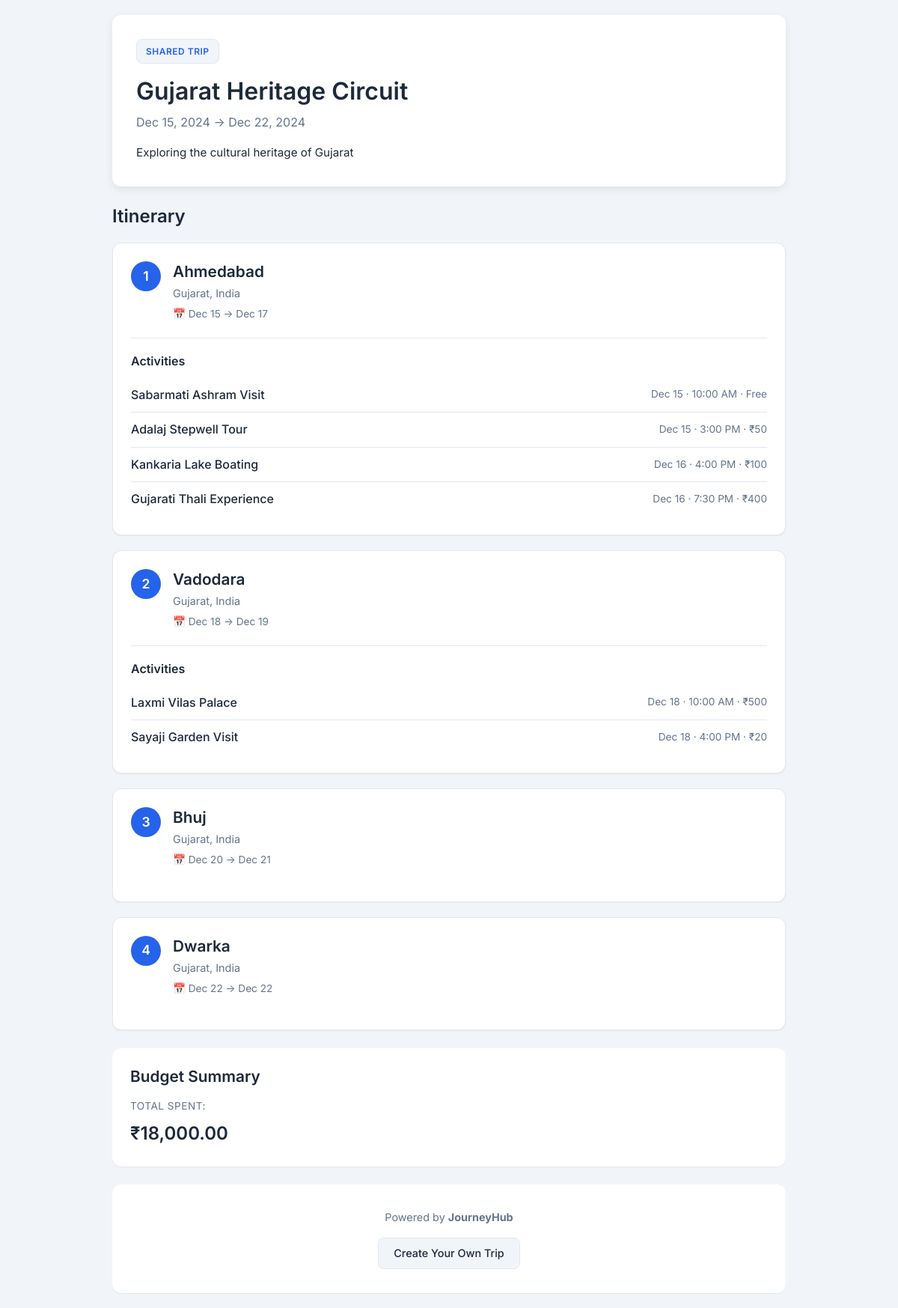
/pages/shared-trip.php?token=gh2024abc, run on the app's committed database.
### tables this page shows
CREATE TABLE IF NOT EXISTS trips (
    id INT UNSIGNED AUTO_INCREMENT PRIMARY KEY,
    user_id INT UNSIGNED NOT NULL,
    name VARCHAR(150) NOT NULL,
    description TEXT NULL,
    start_date DATE NOT NULL,
    end_date DATE NOT NULL,
    cover_image VARCHAR(255) NULL,
    is_public BOOLEAN DEFAULT FALSE,
    share_token VARCHAR(100) NULL UNIQUE,
    created_at TIMESTAMP DEFAULT CURRENT_TIMESTAMP,
    updated_at TIMESTAMP DEFAULT CURRENT_TIMESTAMP ON UPDATE CURRENT_TIMESTAMP,
    FOREIGN KEY (user_id) REFERENCES users(id) ON DELETE CASCADE ON UPDATE CASCADE,
    INDEX idx_user_id (user_id),
    INDEX idx_start_date (start_date),
    INDEX idx_is_public (is_public),
    INDEX idx_share_token (share_token)
);

CREATE TABLE IF NOT EXISTS trip_stops (
    id INT UNSIGNED AUTO_INCREMENT PRIMARY KEY,
    trip_id INT UNSIGNED NOT NULL,
    city_id INT UNSIGNED NOT NULL,
    start_date DATE NOT NULL,
    end_date DATE NOT NULL,
    stop_order INT UNSIGNED NOT NULL COMMENT 'Order of this stop in the trip sequence',
    created_at TIMESTAMP DEFAULT CURRENT_TIMESTAMP,
    FOREIGN KEY (trip_id) REFERENCES trips(id) ON DELETE CASCADE ON UPDATE CASCADE,
    FOREIGN KEY (city_id) REFERENCES cities(id) ON DELETE RESTRICT ON UPDATE CASCADE,
    INDEX idx_trip_id (trip_id),
    INDEX idx_city_id (city_id),
    INDEX idx_stop_order (stop_order)
);

CREATE TABLE IF NOT EXISTS cities (
    id INT UNSIGNED AUTO_INCREMENT PRIMARY KEY,
    city_name VARCHAR(100) NOT NULL,
    state_name VARCHAR(100) NOT NULL,
    country_name VARCHAR(100) NOT NULL,
    cost_index DECIMAL(5,2) DEFAULT 50.00 COMMENT 'Relative cost, 0-100',
    popularity INT DEFAULT 0 COMMENT 'Search ranking weight',
    image VARCHAR(255) NULL,
    created_at TIMESTAMP DEFAULT CURRENT_TIMESTAMP,
    INDEX idx_city_name (city_name),
    INDEX idx_state_name (state_name),
    INDEX idx_country_name (country_name),
    INDEX idx_popularity (popularity),
    INDEX idx_city_country (city_name, country_name)
);

CREATE TABLE IF NOT EXISTS trip_activities (
    id INT UNSIGNED AUTO_INCREMENT PRIMARY KEY,
    trip_stop_id INT UNSIGNED NOT NULL,
    activity_id INT UNSIGNED NOT NULL,
    activity_date DATE NOT NULL,
    activity_time TIME NULL,
    created_at TIMESTAMP DEFAULT CURRENT_TIMESTAMP,
    FOREIGN KEY (trip_stop_id) REFERENCES trip_stops(id) ON DELETE CASCADE ON UPDATE CASCADE,
    FOREIGN KEY (activity_id) REFERENCES activities(id) ON DELETE RESTRICT ON UPDATE CASCADE,
    INDEX idx_trip_stop_id (trip_stop_id),
    INDEX idx_activity_id (activity_id),
    INDEX idx_activity_date (activity_date)
);

CREATE TABLE IF NOT EXISTS activities (
    id INT UNSIGNED AUTO_INCREMENT PRIMARY KEY,
    city_id INT UNSIGNED NOT NULL,
    name VARCHAR(150) NOT NULL,
    type VARCHAR(50) NOT NULL COMMENT 'sightseeing, food, adventure, culture, shopping, entertainment, nature',
    description TEXT NULL,
    cost DECIMAL(10,2) DEFAULT 0.00 COMMENT 'Cost in Indian Rupees (INR)',
    duration VARCHAR(50) NULL COMMENT 'e.g., "2 hours", "Half day", "Full day"',
    image VARCHAR(255) NULL,
    created_at TIMESTAMP DEFAULT CURRENT_TIMESTAMP,
    FOREIGN KEY (city_id) REFERENCES cities(id) ON DELETE RESTRICT ON UPDATE CASCADE,
    INDEX idx_city_id (city_id),
    INDEX idx_type (type),
    INDEX idx_cost (cost),
    CONSTRAINT chk_cost_positive CHECK (cost >= 0)
);

### config/db.php (called while the page is built, shortened)
<?php
function getDBConnection() {
    static $pdo = null;
    if ($pdo !== null) {
        return $pdo;
    }
    try {
        $dsn = "mysql:host=" . DB_HOST . ";dbname=" . DB_NAME . ";charset=utf8mb4";
        $options = [
            PDO::ATTR_ERRMODE => PDO::ERRMODE_EXCEPTION,
            PDO::ATTR_DEFAULT_FETCH_MODE => PDO::FETCH_ASSOC,
            PDO::ATTR_EMULATE_PREPARES => false,
        ];
        $pdo = new PDO($dsn, DB_USER, DB_PASS, $options);
        return $pdo;
    } catch (PDOException $e) {
        die("Database connection failed: " . $e->getMessage() . "\n\nPlease check:\n- MySQL is running in XAMPP\n- Database 'journeyhub' exists\n- Credentials in config/db.php are correct");
    }
}
function getPDO() {
    return getDBConnection();
}

### pages/shared-trip.php (the view, shortened to what this page needs)
<?php
require_once __DIR__ . '/../config/db.php';
$token = $_GET['token'] ?? '';
if (empty($token)) {
    $errorMessage = 'Trip not found';
    $trip = null;
} else {
    try {
        $stmt = getPDO()->prepare(
            "SELECT id, name, description, start_date, end_date
             FROM trips
             WHERE share_token = ? AND is_public = 1"
        );
        $stmt->execute([$token]);
        $trip = $stmt->fetch();
    } catch (PDOException $e) {
        $errorMessage = 'Unable to load trip';
        error_log("Shared trip load error: " . $e->getMessage());
        $trip = null;
    }
}
$stops = [];
$tripActivities = [];
$budgetSummary = ['budget' => 0, 'spent' => 0];
if ($trip) {
    try {
        $stopsStmt = getPDO()->prepare(
            "SELECT ts.id, ts.start_date, ts.end_date, ts.stop_order,
                    c.city_name, c.state_name, c.country_name
             FROM trip_stops ts
             JOIN cities c ON c.id = ts.city_id
             WHERE ts.trip_id = ?
             ORDER BY ts.stop_order ASC"
        );
        $stopsStmt->execute([$trip['id']]);
        $stops = $stopsStmt->fetchAll();
        if (!empty($stops)) {
            $stopIds = array_column($stops, 'id');
            $placeholders = implode(',', array_fill(0, count($stopIds), '?'));
            $activitiesStmt = getPDO()->prepare(
                "SELECT ta.trip_stop_id, ta.activity_date, ta.activity_time,
                        a.name, a.type, a.cost, a.duration
                 FROM trip_activities ta
                 JOIN activities a ON a.id = ta.activity_id
                 WHERE ta.trip_stop_id IN ($placeholders)
                 ORDER BY ta.activity_date ASC, ta.activity_time ASC"
            );
            $activitiesStmt->execute($stopIds);
            foreach ($activitiesStmt->fetchAll() as $activity) {
                $tripActivities[$activity['trip_stop_id']][] = $activity;
            }
        }
        $budgetStmt = getPDO()->prepare(
            "SELECT COALESCE(SUM(amount), 0) as total_spent
             FROM expenses
             WHERE trip_id = ?"
        );
        $budgetStmt->execute([$trip['id']]);
        $budgetResult = $budgetStmt->fetch();
        $budgetSummary['spent'] = $budgetResult['total_spent'] ?? 0;
    } catch (PDOException $e) {
        error_log("Shared trip data load error: " . $e->getMessage());
    }
}
?>
<!DOCTYPE html>
<html lang="en">
<head>
    <link rel="stylesheet" href="/JourneyHub/assets/css/style.css">
    <link rel="stylesheet" href="/JourneyHub/assets/css/sharing.css">
</head>
<body class="shared-trip-body">
    <main class="shared-trip-container">
        <?php if (!$trip): ?>
            <div class="shared-trip-error">
                <div class="error-icon">🔒</div>
                <h1><?= htmlspecialchars($errorMessage) ?></h1>
                <p>This link may have been disabled by the trip owner, or the trip may not exist.</p>
                <a href="/JourneyHub/pages/login.php" class="btn btn-primary">Go to JourneyHub</a>
            </div>
        <?php else: ?>
            <div class="shared-trip-header">
                <div class="shared-badge">Shared Trip</div>
                <h1><?= htmlspecialchars($trip['name']) ?></h1>
                <p class="trip-dates">
                    <?= date('M d, Y', strtotime($trip['start_date'])) ?> →
                    <?= date('M d, Y', strtotime($trip['end_date'])) ?>
                </p>
                <?php if ($trip['description']): ?>
                    <p class="trip-description"><?= htmlspecialchars($trip['description']) ?></p>
                <?php endif; ?>
            </div>
            <?php if (empty($stops)): ?>
                <div class="shared-trip-empty">
                    <p>This trip doesn't have any destinations yet.</p>
                </div>
            <?php else: ?>
                <div class="shared-trip-itinerary">
                    <h2>Itinerary</h2>
                    <?php foreach ($stops as $stop): ?>
                        <div class="shared-stop-card">
                            <div class="shared-stop-header">
                                <div class="stop-number-badge"><?= $stop['stop_order'] ?></div>
                                <div class="stop-info">
                                    <h3><?= htmlspecialchars($stop['city_name']) ?></h3>
                                    <p class="stop-location">
                                        <?= htmlspecialchars($stop['state_name']) ?>,
                                        <?= htmlspecialchars($stop['country_name']) ?>
                                    </p>
                                    <p class="stop-dates">
                                        📅 <?= date('M d', strtotime($stop['start_date'])) ?> →
                                        <?= date('M d', strtotime($stop['end_date'])) ?>
                                    </p>
                                </div>
                            </div>
                            <?php if (isset($tripActivities[$stop['id']]) && !empty($tripActivities[$stop['id']])): ?>
                                <div class="shared-activities">
                                    <h4>Activities</h4>
                                    <ul class="activity-list">
                                        <?php foreach ($tripActivities[$stop['id']] as $activity): ?>
                                            <li class="activity-item">
                                                <span class="activity-name"><?= htmlspecialchars($activity['name']) ?></span>
                                                <span class="activity-meta">
                                                    <?= date('M d', strtotime($activity['activity_date'])) ?>
                                                    <?php if ($activity['activity_time']): ?>
                                                        · <?= date('g:i A', strtotime($activity['activity_time'])) ?>
                                                    <?php endif; ?>
                                                    <?php if ($activity['cost'] > 0): ?>
                                                        · ₹<?= number_format($activity['cost'], 0) ?>
                                                    <?php else: ?>
                                                        · Free
                                                    <?php endif; ?>
                                                </span>
                                            </li>
                                        <?php endforeach; ?>
                                    </ul>
                                </div>
                            <?php endif; ?>
                        </div>
                    <?php endforeach; ?>
                </div>
                <?php if ($budgetSummary['spent'] > 0): ?>
                    <div class="shared-trip-budget">
                        <h2>Budget Summary</h2>
                        <div class="budget-summary">
                            <div class="budget-item">
                                <span class="budget-label">Total Spent:</span>
                                <span class="budget-value">₹<?= number_format($budgetSummary['spent'], 2) ?></span>
                            </div>
                        </div>
                    </div>
                <?php endif; ?>
            <?php endif; ?>
            <div class="shared-trip-footer">
                <p>Powered by <strong>JourneyHub</strong></p>
                <a href="/JourneyHub/pages/login.php" class="btn btn-secondary">Create Your Own Trip</a>
            </div>
        <?php endif; ?>
    </main>
</body>
</html>

### assets/css/style.css (style rules this page uses)
:root { --color-primary: #2563eb; --color-primary-hover: #1d4ed8; --color-secondary: #64748b; --color-danger: #dc2626; --color-danger-hover:#b91c1c; --color-success: #16a34a; --color-bg: #f1f5f9; --color-surface: #ffffff; --color-text: #1e293b; --color-text-muted: #64748b; --color-border: #e2e8f0; --color-input-bg: #f8fafc; --radius: 8px; --radius-lg: 12px; --shadow-sm: 0 1px 2px rgba(0, 0, 0, 0.06); --shadow-md: 0 4px 12px rgba(0, 0, 0, 0.08); --shadow-lg: 0 8px 24px rgba(0, 0, 0, 0.12); --font-family: 'Inter', -apple-system, BlinkMacSystemFont, 'Segoe UI', Roboto, sans-serif; --transition: 0.2s ease; }
*, *::before, *::after { box-sizing: border-box; margin: 0; padding: 0; }
html { font-size: 16px; scroll-behavior: smooth; }
body { font-family: var(--font-family); color: var(--color-text); background-color: var(--color-bg); line-height: 1.6; -webkit-font-smoothing: antialiased; }
a { color: var(--color-primary); text-decoration: none; transition: color var(--transition); }
h1, h2, h3, h4 { line-height: 1.3; font-weight: 600; }
.btn { display: inline-flex; align-items: center; justify-content: center; gap: 6px; padding: 10px 20px; font-size: 0.9rem; font-weight: 500; font-family: var(--font-family); border: none; border-radius: var(--radius); cursor: pointer; transition: all var(--transition); text-decoration: none; line-height: 1.4; }
.btn-secondary { background-color: var(--color-bg); color: var(--color-text); border: 1px solid var(--color-border); }

### data on the page
trips: name "Gujarat Heritage Circuit", start_date "Dec 15, 2024", end_date "Dec 22, 2024", description "Exploring the cultural heritage of Gujarat"
trip_stops: stop_order "1", city.city_name "Ahmedabad", city.state_name "Gujarat", city.country_name "India", start_date "Dec 15", end_date "Dec 17"
trip_activities: activity.name "Sabarmati Ashram Visit", activity_date "Dec 15", activity_time "10:00 AM", shows "· Free"
trip_activities: activity.name "Adalaj Stepwell Tour", activity_date "Dec 15", activity_time "3:00 PM", activity.cost "50"
trip_activities: activity.name "Kankaria Lake Boating", activity_date "Dec 16", activity_time "4:00 PM", activity.cost "100"
trip_activities: activity.name "Gujarati Thali Experience", activity_date "Dec 16", activity_time "7:30 PM", activity.cost "400"
trip_stops: stop_order "2", city.city_name "Vadodara", city.state_name "Gujarat", city.country_name "India", start_date "Dec 18", end_date "Dec 19"
trip_activities: activity.name "Laxmi Vilas Palace", activity_date "Dec 18", activity_time "10:00 AM", activity.cost "500"
trip_activities: activity.name "Sayaji Garden Visit", activity_date "Dec 18", activity_time "4:00 PM", activity.cost "20"
trip_stops: stop_order "3", city.city_name "Bhuj", city.state_name "Gujarat", city.country_name "India", start_date "Dec 20", end_date "Dec 21"
trip_stops: stop_order "4", city.city_name "Dwarka", city.state_name "Gujarat", city.country_name "India", start_date "Dec 22", end_date "Dec 22"

### other printed values
$budgetSummary['spent'] "18,000.00"
